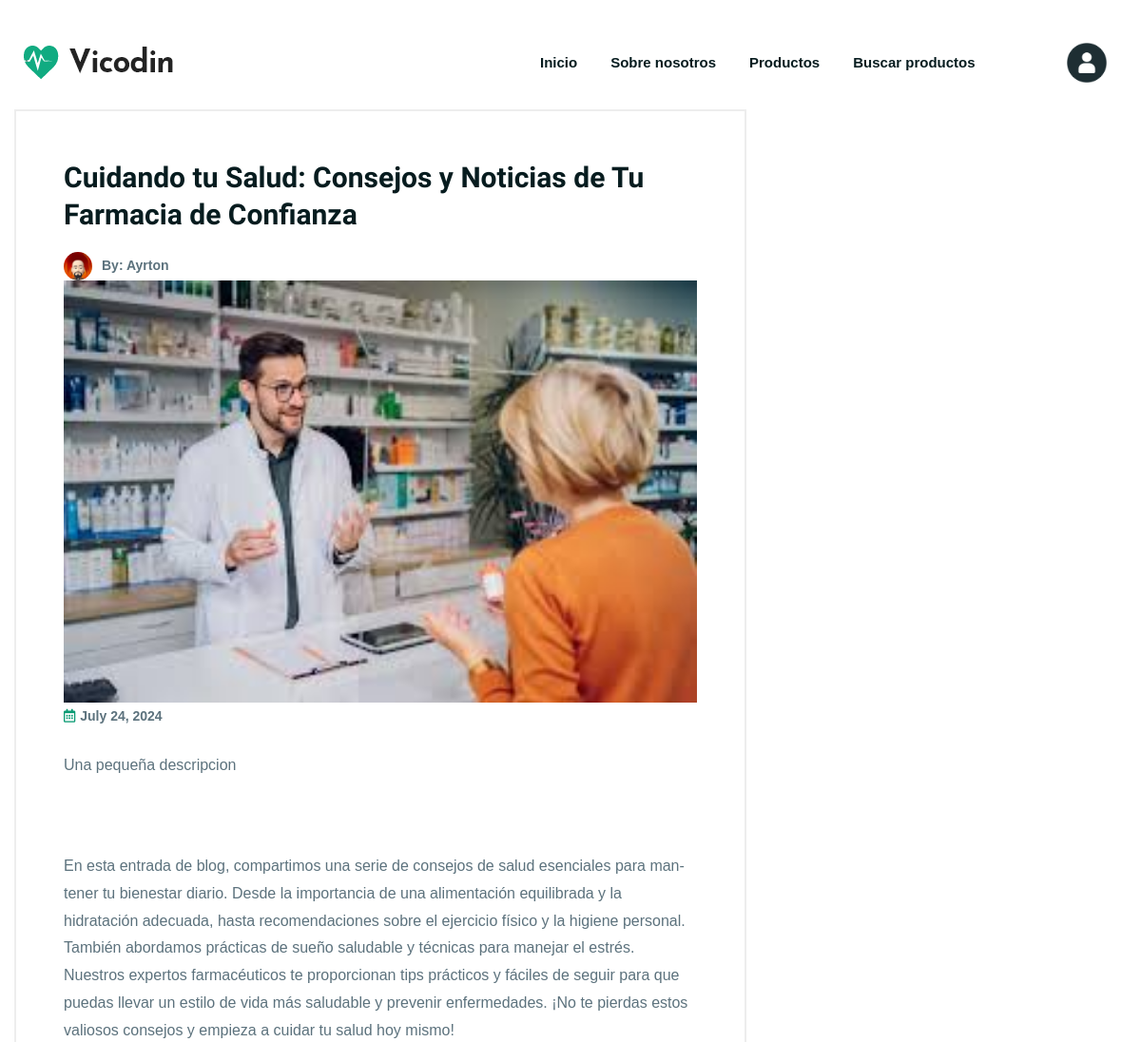
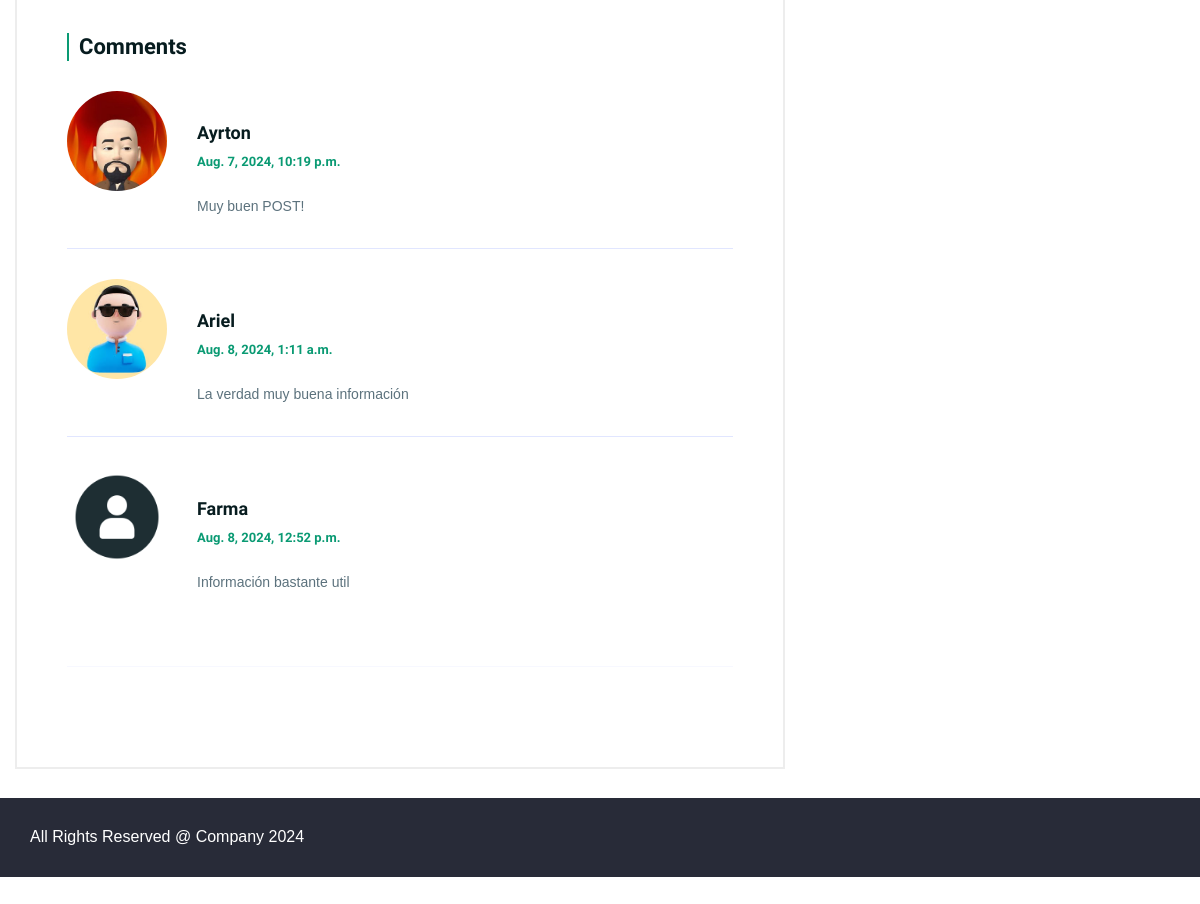
The page /publicacion-detail/4/ on the database its author committed (2 pictures, top to bottom).
### Vicodin/models.py (models this page shows, shortened)
class Blog(models.Model):
    name = models.CharField(max_length=100)
    description = models.TextField()
    body = models.TextField(default='')
    author = models.ForeignKey(User, on_delete=models.CASCADE,default=1)
    date = models.DateField()
    image = models.ImageField(upload_to='blog_images/', null=True, blank=True)

class Comentario(models.Model):
    user = models.ForeignKey(User, on_delete=models.CASCADE)
    blog = models.ForeignKey(Blog, on_delete=models.CASCADE)
    comment = models.TextField()
    date = models.DateTimeField(auto_now_add=True)

### users/models.py (models this page shows, shortened)
class Imagen(models.Model):
    user = models.OneToOneField(User, on_delete=models.CASCADE)
    imagen = models.ImageField(upload_to='imagenes', null=True, blank = True)

### Vicodin/views.py (the view, shortened to what this page needs)
# urls.py: path('publicacion-detail/<int:pk>/', views.PublicacionDetailView.as_view(), name="PublicacionDetail"),
class PublicacionDetailView(FormMixin, DetailView):
    model = Blog
    template_name = "Vicodin/vbc/publicacion_detail.html"
    form_class = ComentarioForm
    def get_context_data(self, **kwargs):
        context = super().get_context_data(**kwargs)
        context['comentarios'] = Comentario.objects.filter(blog=self.get_object())
        context['form'] = self.get_form()
        return context

### Vicodin/templates/Vicodin/vbc/publicacion_detail.html (shortened to what this page needs)
{% extends 'Vicodin/base.html' %}
{% load static %}
{% block main %}
<div class="ltn__page-details-area ltn__blog-details-area mb-120">
    <div class="container">
        <div class="row">
            <div class="col-lg-8">
                <div class="ltn__blog-details-wrap">
                    <div class="ltn__page-details-inner ltn__blog-details-inner">
                        <h2 class="ltn__blog-title">{{blog.name}}
                        </h2>
                        <div class="ltn__blog-meta">
                            <ul>
                                <li class="ltn__blog-author">
                                    {% if blog.author.imagen %}
                                        <a href="#"><img src="{{ blog.author.imagen.imagen.url }}" alt="Author Image">By: {{ blog.author }}</a>
                                    {% else %}
                                        <a href="#"><img src="{% static 'Vicodin/assets/img/default-avatar.png' %}" alt="Default Image">By: {{ blog.author }}</a>
                                    {% endif %}
                                </li>
                                <br>
                                {% if blog.image %}
                                <img style="width: -webkit-fill-available;" src=" {{blog.image.url}}" alt="{{blog.name}}">
                                {% else %}
                                <img src=" {% static 'Vicodin/assets/img/no-image.jpg' %}" alt="{{blog.name}}">
                                {% endif %}
                                <li class="ltn__blog-date">
                                    <i class="far fa-calendar-alt"></i>{{blog.date}}
                                </li>
                            </ul>
                        </div>
                        <p>{{blog.description}}</p>
                        <br>
                        <p>{{blog.body}}</p>
                        <div class="ltn__comment-area mb-50">
                            <h4 class="title-2">Comments</h4>
                            <div class="ltn__comment-inner">
                                <ul>
                                    {% for comentario in comentarios %}
                                        <li>
                                            <div class="ltn__comment-item clearfix">
                                                <div class="ltn__commenter-img">
                                                    {% if comentario.user.imagen %}
                                                        <img src="{{ comentario.user.imagen.imagen.url }}" alt="Image">
                                                        {% else %}
                                                        <img src="{% static 'Vicodin/assets/img/default-avatar.png' %}" alt="Image">
                                                    {% endif %}
                                                </div>
                                                <div class="ltn__commenter-comment">
                                                    <h6><a href="#">{{ comentario.user.username }}</a></h6>
                                                    <span class="comment-date">{{ comentario.date }}</span>
                                                    <p>{{ comentario.comment }}</p>
                                                </div>
                                            </div>
                                        </li>
                                    {% empty %}
                                        <p>No hay comentarios</p>
                                    {% endfor %}
                                </ul>
                            </div>
                        </div>
                        <hr>
                    </div>
                </div>
            </div>
        </div>
    </div>
    <br>
{% endblock main %}

### Vicodin/static/Vicodin/css/responsive.css (style rules this page uses)
@media (min-width: 1200px) { .container { max-width: 1200px; } }

### rows shown on the page
Blog: name "Cuidando tu Salud: Consejos y Noticias de Tu Farmacia de Confianza", author.imagen.imagen (picture), author "Ayrton", image (picture), date "July 24, 2024", description "Una pequeña descripcion", body "En esta entrada de blog, compartimos una serie de consejos de salud esenciales para mantener tu bienestar diario. Desde la importancia de una alimentación equilibrada y la hidratación adecuada, hasta recomendaciones sobre el ejercicio físico y la higiene personal. También abordamos prácticas de sueño saludable y técnicas para manejar el estrés. Nuestros expertos farmacéuticos te proporcionan tips prácticos y fáciles de seguir para que puedas llevar un estilo de vida más saludable y prevenir enfermedades. ¡No te pierdas estos valiosos consejos y empieza a cuidar tu salud hoy mismo!"
Comentario: user.imagen.imagen (picture), user.username "Ayrton", date "Aug. 7, 2024, 10:19 p.m.", comment "Muy buen POST!"
Comentario: user.imagen.imagen (picture), user.username "Ariel", date "Aug. 8, 2024, 1:11 a.m.", comment "La verdad muy buena información"
Comentario: user.username "Farma", date "Aug. 8, 2024, 12:52 p.m.", comment "Información bastante util"
